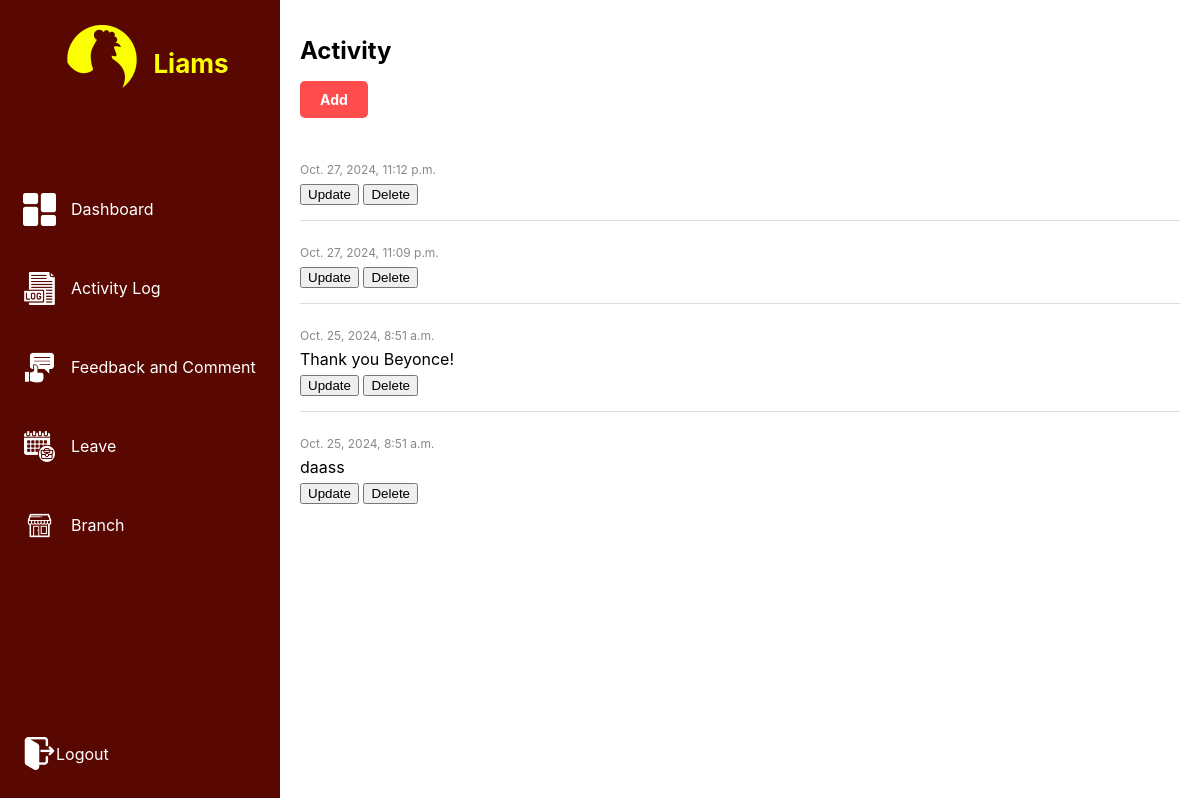
Before: /activity with the older database file.
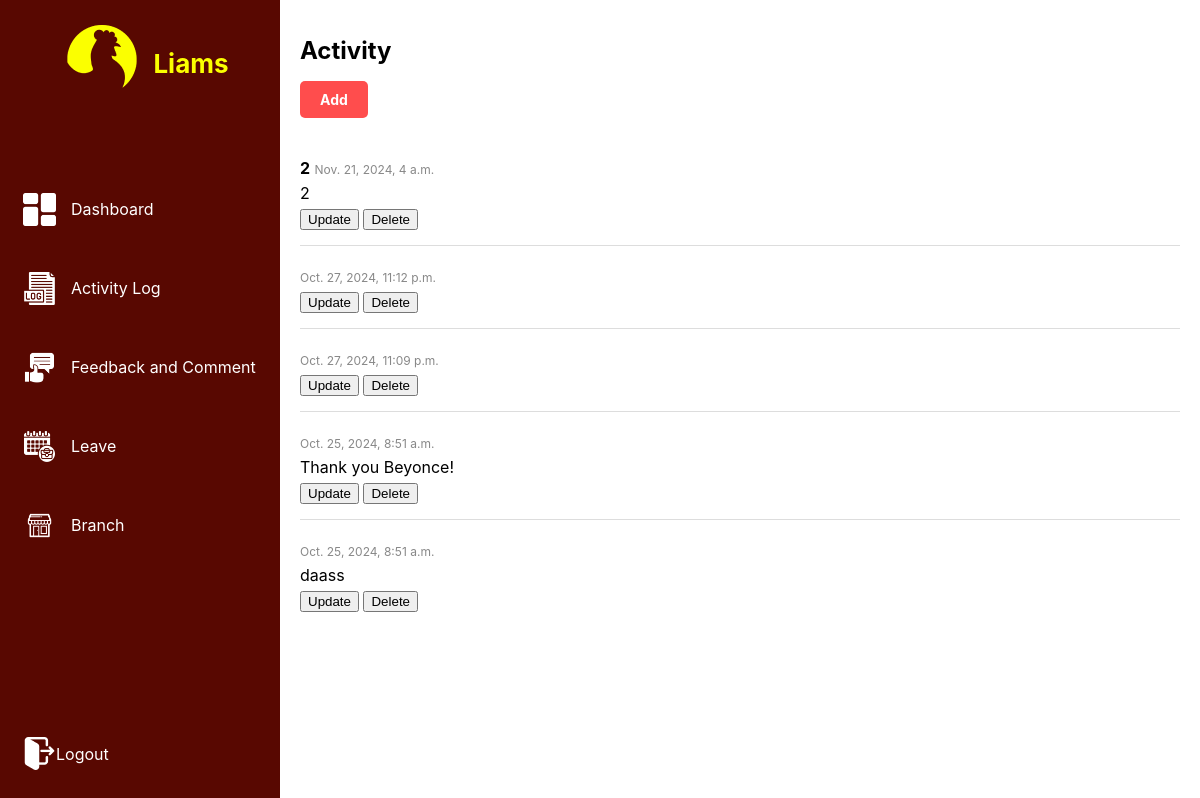
After: the same page with the newer database file.
### activity_logs/models.py (models this page shows, shortened)
class Activity(models.Model):
    user = models.CharField(max_length=500)
    message = models.TextField()
    timestamp = models.DateTimeField(auto_now_add=True)

### activity_logs/views.py (the view)
# urls.py: path('', views.activity_list, name='activity_list'),
def activity_list(request):
    activities = Activity.objects.all().order_by('-timestamp')
    return render(request, 'activity_list.html', {'activities': activities})

### activity_logs/templates/activity_list.html (shortened to what this page needs)
<!DOCTYPE html>
<html lang="en">
<head>
    {% load static %}
    <link rel="stylesheet" href="{% static 'css/style.css' %}">
</head>
<body>
    {% load static %}
    <div class="container">
        <aside class="sidebar">
            <div class="brand">
                <img src="{% static 'images/liams_logo.png' %}" alt="Brand Logo">
                <h1>Liams</h1>
            </div>
            <nav class="menu">
                <a href="{% url 'dashboard' %}" class="menu-item">
                    <img src="{% static 'images/dashboard.png' %}" alt="Dashboard Icon">
                    Dashboard
                </a>
                <a href="{% url 'activity_list' %}" class="menu-item">
                    <img src="{% static 'images/activity_log.png' %}" alt="Activity Icon">
                    Activity Log
                </a>
                <a href="{% url 'feedback_list' %}" class="menu-item">
                    <img src="{% static 'images/feedback_comment.png' %}" alt="Feedback Icon">
                    Feedback and Comment
                </a>
                <a href="{% url 'leave_list' %}" class="menu-item">
                    <img src="{% static 'images/leave.png' %}" alt="Leave Icon">
                    Leave
                </a>
                <a href="{% url 'branch_list' %}" class="menu-item">
                    <img src="{% static 'images/branch.png' %}" alt="Branch Icon">
                    Branch
                </a>
            </nav>
            <a href="{% url 'logout' %}" class="logout-btn-sidebar">
                <img src="{% static 'images/logout.png' %}" alt="Logout Icon">
                Logout
            </a>
        </aside>
        <div class="main-content">
            <h1>Activity</h1>
            <a href="{% url 'add_activity' %}" class="add-button">Add</a>
            <div class="activity-log">
                {% for activity in activities %}
                    <div class="activity-item">
                        <p><strong>{{ activity.user }}</strong> <span class="timestamp">{{ activity.timestamp }}</span></p>
                        <p>{{ activity.message }}</p>
                        <form action="{% url 'update_activity' activity.id %}" method="get" style="display: inline;">
                            <button type="submit">Update</button>
                        </form>
                        <form action="{% url 'delete_activity' activity.id %}" method="post" style="display: inline;">
                            <button type="submit">Delete</button>
                        </form>
                    </div>
                {% endfor %}
            </div>
        </div>
    </div>
</body>
</html>

Changed rows visible on the page:
added Activity: user "2", timestamp "Nov. 21, 2024, 4 a.m.", message "2"
